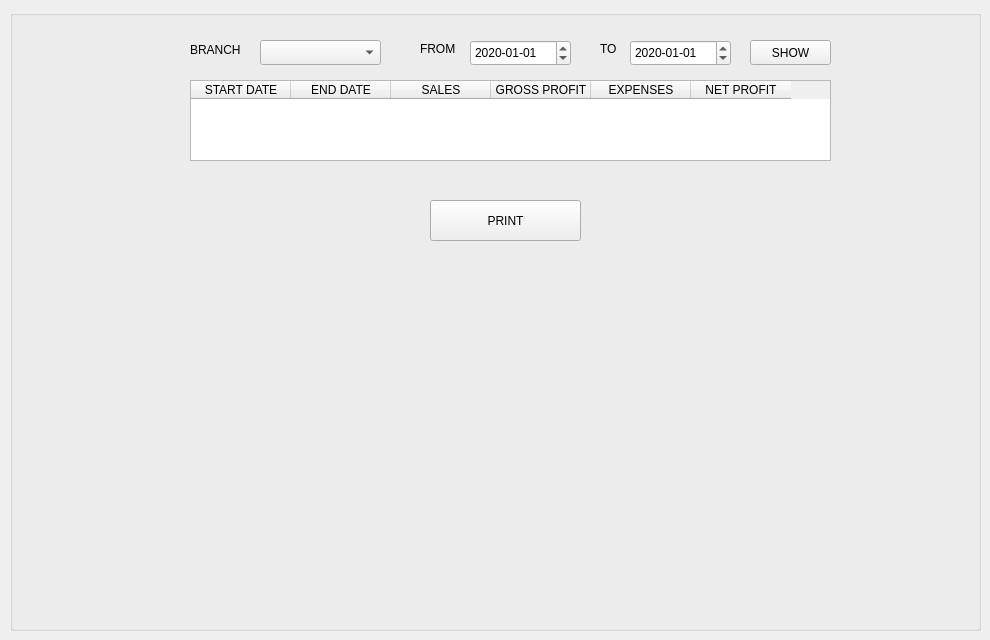
      <widget class="QWidget" name="tab_27">
       <attribute name="title">
        <string>PROFITS</string>
       </attribute>
       <widget class="QGroupBox" name="groupBox_32">
        <property name="geometry">
         <rect>
          <x>10</x>
          <y>10</y>
          <width>971</width>
          <height>621</height>
         </rect>
        </property>
        <property name="title">
         <string/>
        </property>
        <widget class="QDateEdit" name="dateEdit_14">
         <property name="geometry">
          <rect>
           <x>460</x>
           <y>30</y>
           <width>101</width>
           <height>26</height>
          </rect>
         </property>
         <property name="displayFormat">
          <string>yyyy-MM-dd</string>
         </property>
         <property name="date">
          <date>
           <year>2020</year>
           <month>1</month>
           <day>1</day>
          </date>
         </property>
        </widget>
        <widget class="QLabel" name="label_212">
         <property name="geometry">
          <rect>
           <x>590</x>
           <y>30</y>
           <width>31</width>
           <height>17</height>
          </rect>
         </property>
         <property name="text">
          <string>TO</string>
         </property>
        </widget>
        <widget class="QLabel" name="label_213">
         <property name="geometry">
          <rect>
           <x>180</x>
           <y>30</y>
           <width>111</width>
           <height>20</height>
          </rect>
         </property>
         <property name="text">
          <string>BRANCH</string>
         </property>
        </widget>
        <widget class="QLabel" name="label_216">
         <property name="geometry">
          <rect>
           <x>410</x>
           <y>30</y>
           <width>67</width>
           <height>17</height>
          </rect>
         </property>
         <property name="text">
          <string>FROM</string>
         </property>
        </widget>
        <widget class="QPushButton" name="pushButton_103">
         <property name="geometry">
          <rect>
           <x>740</x>
           <y>30</y>
           <width>81</width>
           <height>25</height>
          </rect>
         </property>
         <property name="text">
          <string>SHOW</string>
         </property>
        </widget>
        <widget class="QComboBox" name="comboBox_47">
         <property name="geometry">
          <rect>
           <x>250</x>
           <y>30</y>
           <width>121</width>
           <height>25</height>
          </rect>
         </property>
        </widget>
        <widget class="QDateEdit" name="dateEdit_35">
         <property name="geometry">
          <rect>
           <x>620</x>
           <y>30</y>
           <width>101</width>
           <height>26</height>
          </rect>
         </property>
         <property name="displayFormat">
          <string>yyyy-MM-dd</string>
         </property>
         <property name="date">
          <date>
           <year>2020</year>
           <month>1</month>
           <day>1</day>
          </date>
         </property>
        </widget>
        <widget class="QTableWidget" name="tableWidget_13">
         <property name="geometry">
          <rect>
           <x>180</x>
           <y>70</y>
           <width>641</width>
           <height>81</height>
          </rect>
         </property>
         <property name="editTriggers">
          <set>QAbstractItemView::NoEditTriggers</set>
         </property>
         <column>
          <property name="text">
           <string>START DATE</string>
          </property>
         </column>
         <column>
          <property name="text">
           <string>END DATE</string>
          </property>
         </column>
         <column>
          <property name="text">
           <string>SALES</string>
          </property>
         </column>
         <column>
          <property name="text">
           <string>GROSS PROFIT</string>
          </property>
         </column>
         <column>
          <property name="text">
           <string>EXPENSES</string>
          </property>
         </column>
         <column>
          <property name="text">
           <string>NET PROFIT</string>
          </property>
         </column>
        </widget>
        <widget class="QPushButton" name="pushButton_93">
         <property name="geometry">
          <rect>
           <x>420</x>
           <y>190</y>
           <width>151</width>
           <height>41</height>
          </rect>
         </property>
         <property name="text">
          <string>PRINT</string>
         </property>
        </widget>
       </widget>
      </widget>
